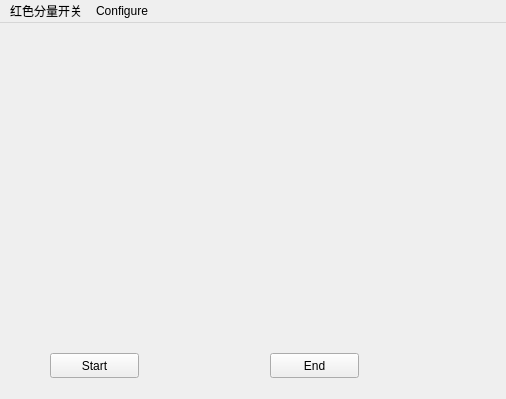
<?xml version="1.0" encoding="UTF-8"?>
<ui version="4.0">
 <class>MainWindow</class>
 <widget class="QMainWindow" name="MainWindow">
  <property name="enabled">
   <bool>true</bool>
  </property>
  <property name="geometry">
   <rect>
    <x>0</x>
    <y>0</y>
    <width>506</width>
    <height>399</height>
   </rect>
  </property>
  <property name="sizePolicy">
   <sizepolicy hsizetype="Preferred" vsizetype="Preferred">
    <horstretch>0</horstretch>
    <verstretch>0</verstretch>
   </sizepolicy>
  </property>
  <property name="windowTitle">
   <string>MainWindow</string>
  </property>
  <property name="layoutDirection">
   <enum>Qt::LeftToRight</enum>
  </property>
  <property name="iconSize">
   <size>
    <width>24</width>
    <height>24</height>
   </size>
  </property>
  <widget class="QWidget" name="centralwidget">
   <widget class="QPushButton" name="pushButtonStart">
    <property name="geometry">
     <rect>
      <x>50</x>
      <y>330</y>
      <width>89</width>
      <height>25</height>
     </rect>
    </property>
    <property name="text">
     <string>Start</string>
    </property>
   </widget>
   <widget class="QPushButton" name="pushButtonEnd">
    <property name="geometry">
     <rect>
      <x>270</x>
      <y>330</y>
      <width>89</width>
      <height>25</height>
     </rect>
    </property>
    <property name="text">
     <string>End</string>
    </property>
   </widget>
  </widget>
  <widget class="QMenuBar" name="menuBar">
   <property name="geometry">
    <rect>
     <x>0</x>
     <y>0</y>
     <width>506</width>
     <height>28</height>
    </rect>
   </property>
   <widget class="QMenu" name="menu">
    <property name="title">
     <string>红色分量开关</string>
    </property>
    <addaction name="Open_red"/>
    <addaction name="Close_Red"/>
   </widget>
   <widget class="QMenu" name="menuConfigure">
    <property name="title">
     <string>Configure</string>
    </property>
    <addaction name="actionURL"/>
   </widget>
   <addaction name="menu"/>
   <addaction name="menuConfigure"/>
  </widget>
  <action name="actionOpen">
   <property name="text">
    <string>Open</string>
   </property>
  </action>
  <action name="Open_red">
   <property name="text">
    <string>Open(&amp;O)</string>
   </property>
  </action>
  <action name="Close_Red">
   <property name="text">
    <string>Close(&amp;C)</string>
   </property>
  </action>
  <action name="actionURL">
   <property name="text">
    <string>URl</string>
   </property>
  </action>
 </widget>
 <resources/>
 <connections/>
</ui>
